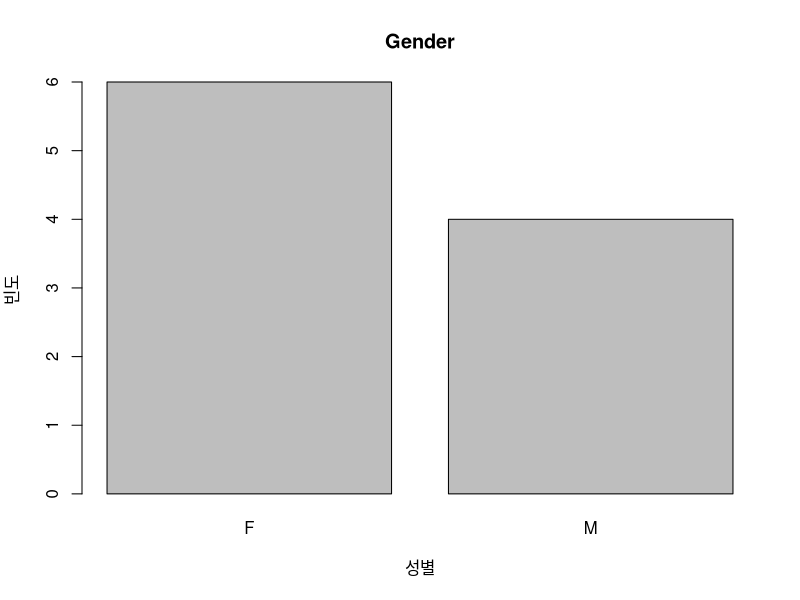
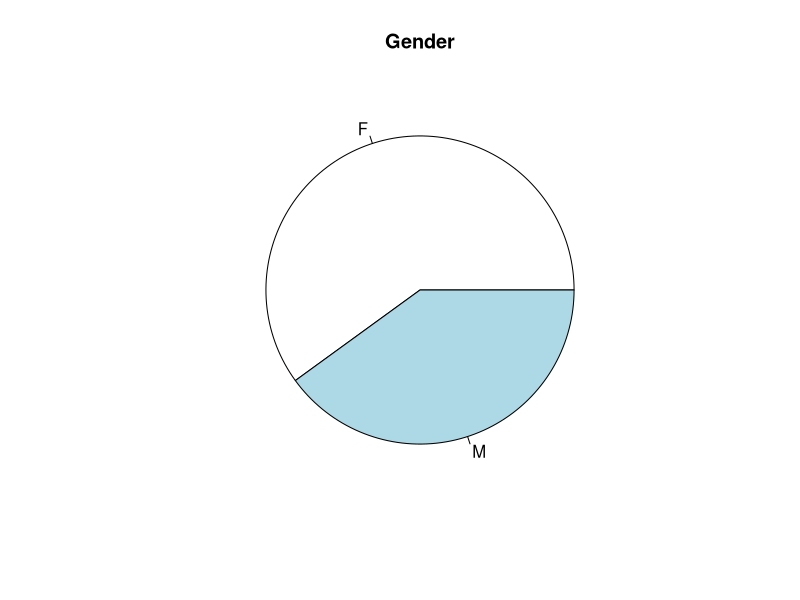
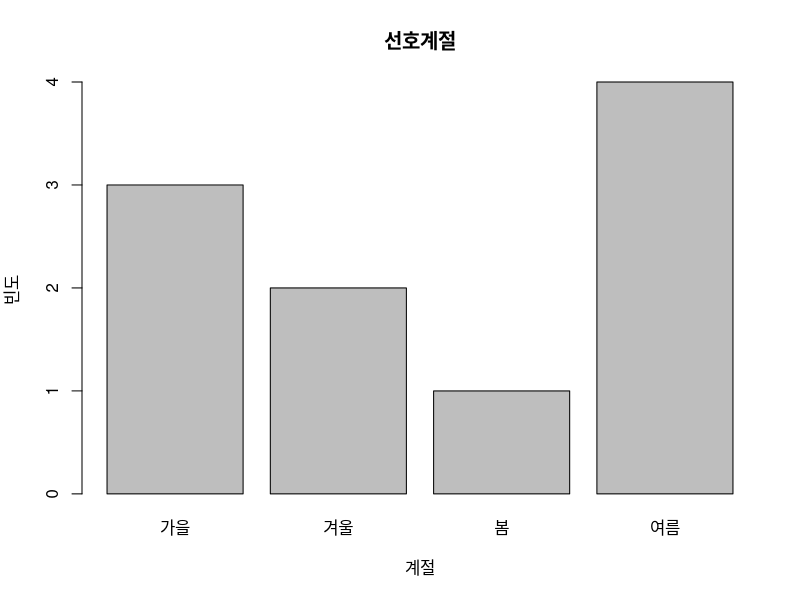
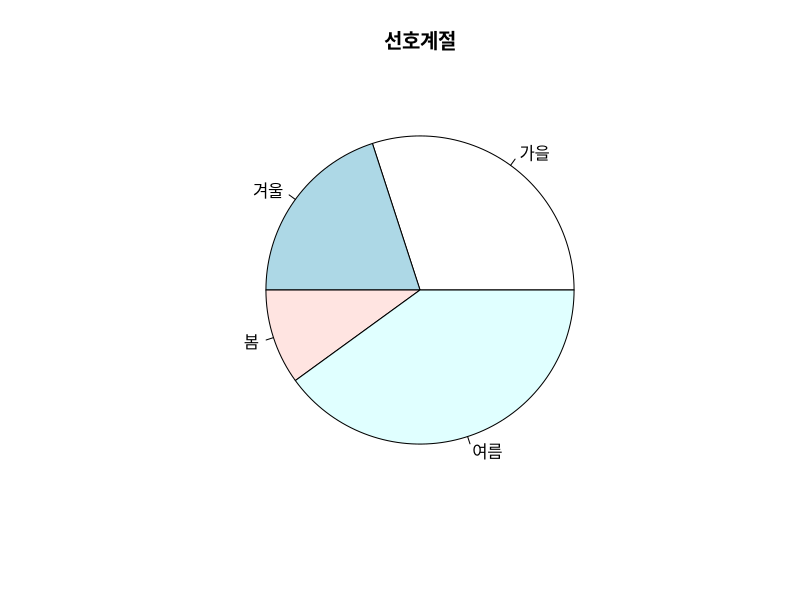
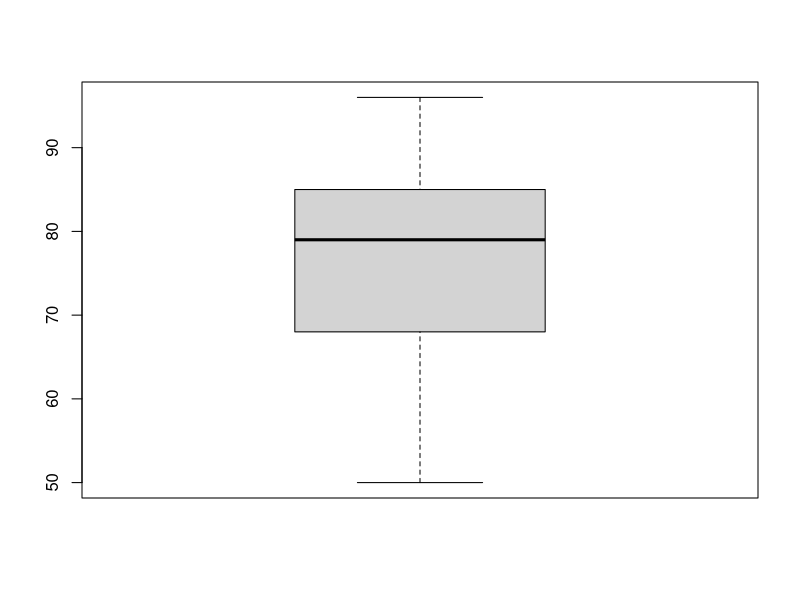
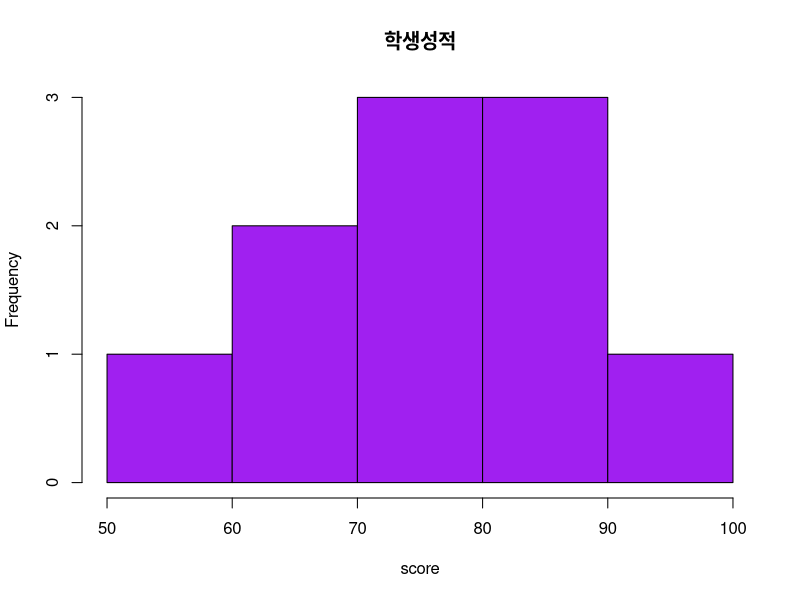
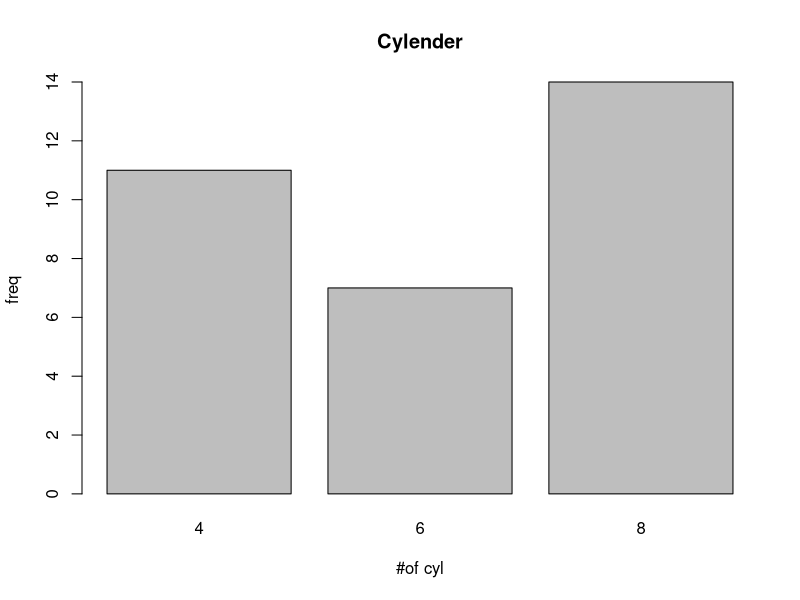
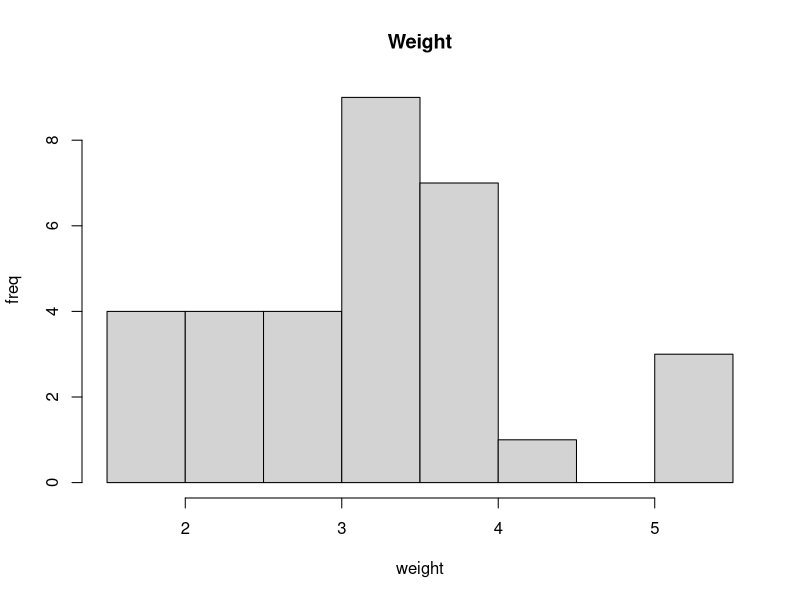

Here is the R script that generated these plots, in order:
#
# day5_answer.R
#
# 5일차 일변량 범주형/연속형 자료 탐색 실습
#
#문1) 
#	어떤 학급의 성별이 다음과 같을 때 주어진 문제를 해결하기 위한 R 코드를 작성하시오.
#				
#				F F F M M F F F M M
#1. 위의 자료를 gender 벡터에 저장하시오.
gender <- c( 'F', 'F', 'F', 'M', 'M', 'F', 'F', 'F', 'M', 'M' )
gender 

#2. gender에 있는 값들에 대해 도수분포표를 작성하여 출력하시오.
gender.table <- table( gender )
gender.table

#3. gender에 있는 값들에 대해 막대그래프를 작성하여 출력하시오.
barplot( gender.table, main = 'Gender', xlab = '성별', ylab = '빈도' )

#4. gender에 있는 값들에 대해 원그래프를 작성하여 출력하시오.
pie( gender.table, main = 'Gender' )

#문2)
#    좋아하는 계절에 대한 조사 결과가 다음과 같을 때 주어진 문제를 해결하기 위한 R 코드를 작성하시오.
#
#			여름 겨울 봄 가을 여름 가을 겨울 여름 여름 가을
#			
#1. 위의 자료를 season 벡터에 저장하시오.
season <- c( '여름', '겨울', '봄', '가을', '여름', '가을', '겨울', '여름', '여름', '가을' )
season

#2. season에 있는 값들에 대해 도수분포표를 작성하여 출력하시오.
season.table <- table( season )
season.table

#3. season에 있는 값들에 대해 막대그래프를 작성하여 출력하시오.
barplot( season.table, main = '선호계절', xlab = '계절', ylab = '빈도' )

#4. season에 있는 값들에 대해 원그래프를 작성하여 출력하시오.
pie( season.table, main = '선호계절' )

#문3)
#	학생 A의 과목별 성적이 다음과 같을 때 각 문제를 해결하기 위한 R 코드를 작성하시오.
#
#			KOR ENG ATH HIST SOC MUSIC BIO EARTH PHY ART
#			90 	85 	73 	80 	 85  65    78  50    68  96

#1. 위 데이터를 score 벡터에 저장하시오(과목명은 데이터 이름으로 저장).
score <- c( 90, 85, 73, 80, 85, 65, 78, 50, 68, 96 )
names( score ) <- c( 'KOR', 'ENG', 'ATH', 'HIST', 'SOC', 'MUSIC', 'BIO', 'EARTH', 'PHY', 'ART' )

#2. score 벡터의 내용을 출력하시오.
score

#3. 전체 성적의 평균과 중앙값을 각각 구하시오.
mean( score )
median( score )

#4. 전체 성적의 표준편차를 출력하시오.
sd( score )

#5. 가장 성적이 높은 과목의 이름을 출력하시오.
names( score[ score == max( score ) ] )

#6. 성적에 대한 상자그림을 작성하고, 이상치에 해당하는 과목이 있으면 출력하시오.
boxplot( score )
# 이상치 없음

#7. 다음 조건을 만족하는 위 성적에 대한 히스토그램을 작성하시오.
#   (그래프 제목: 학생 성적, 막대의 색: 보라색)
hist( score, main = '학생성적', col = 'purple' )

#문4)
#	R에서 제공하는 mtcars 데이터셋에 대해 다음 문제를 해결하기 위한 R코드를 작성하시오.
#
dim( mtcars )
str( mtcars )
head( mtcars )
tail( mtcars )

#	1. 중량(wt)의 평균값, 중앙값, 절사평균값(절사범위: 15%), 표준편차를 각각 구하시오.
mean( mtcars$wt )
median( mtcars$wt )
mean( mtcars$wt, trim = .15 )
sd( mtcars$wt )

#	2. 중량(wt)에 대해 summary( ) 함수의 적용 결과를 출력하시오.
summary( mtcars$wt )

#	3. 실린더수(cyl)에 대해 도수분포표를 출력하시오.
cyl.table <- table( mtcars$cyl )
cyl.table

#	4. 앞에서 구한 도수분포표를 막대그래프로 출력하시오.
barplot( cyl.table, main = "Cylender", xlab = '#of cyl', ylab = 'freq' )

#	5. 중량(wt)의 히스토그램을 출력하시오.
hist( mtcars$wt, main = 'Weight', xlab = 'weight', ylab = 'freq' )

#	6. 중량(wt)에 대해 상자그림을 출력하시오.(단, 상자그림으로부터 관찰할 수 있는정보를 함께 출력하시오.)
boxplot( mtcars$wt, main = '중량' )
# 중량이 대략 평균 이하인 차량이 대체로 많은편이다.

#	7. 배기량(disp)에 대한 상자그림을 출력하시오.(단, 상자그림으로부터 관찰할 수 있는 정보를 함께 출력하시오.)
boxplot( mtcars$disp, main = '배기량' )
# 배기량이 대략 중앙값이상인 차량이 대체로 많은편이다.   

#	8. 기어수(gear)를 그룹 정보로 하여 연비(mpg) 자료에 대해 상자그림을 작성작성하고,
#	   각 그룹의 상자그림을 비교하여 관찰할 수 있는 것이 무엇인지 나타내시오.
boxplot( mpg~gear, data = mtcars, main = '기어수별 연비' )
boxplot( mtcars$mpg~mtcars$gear, main = '기어수별 연비' )
# 기어수가 4인 자동차들이 대체로 연비가 높다.
str( mtcars$gear )
summary ( mtcars$gear )
